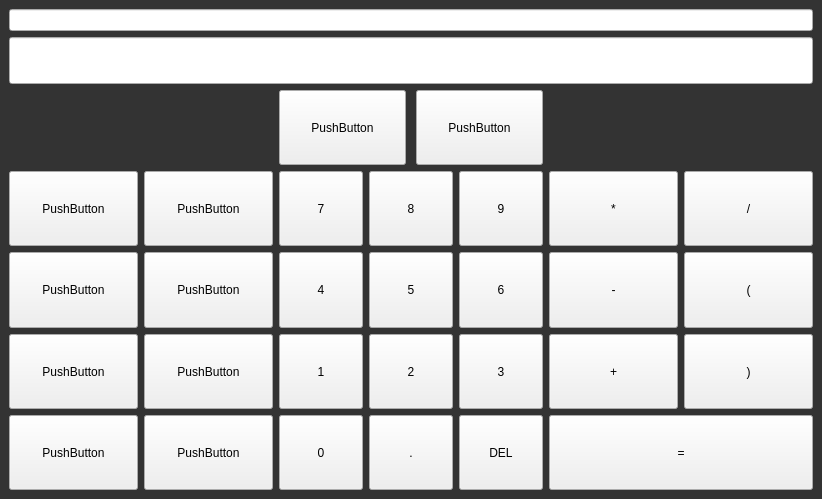
<?xml version="1.0" encoding="UTF-8"?>
<ui version="4.0">
 <class>MainWindow</class>
 <widget class="QMainWindow" name="MainWindow">
  <property name="geometry">
   <rect>
    <x>0</x>
    <y>0</y>
    <width>822</width>
    <height>499</height>
   </rect>
  </property>
  <property name="sizePolicy">
   <sizepolicy hsizetype="Preferred" vsizetype="Preferred">
    <horstretch>0</horstretch>
    <verstretch>0</verstretch>
   </sizepolicy>
  </property>
  <property name="windowTitle">
   <string>MainWindow</string>
  </property>
  <property name="autoFillBackground">
   <bool>false</bool>
  </property>
  <property name="styleSheet">
   <string notr="true">QMainWindow {
    background: #333;

    }
</string>
  </property>
  <widget class="QWidget" name="centralwidget">
   <layout class="QGridLayout" name="gridLayout_14">
    <item row="0" column="0" colspan="3">
     <layout class="QVBoxLayout" name="verticalLayout">
      <item>
       <widget class="QLineEdit" name="lineEdit_2">
        <property name="sizePolicy">
         <sizepolicy hsizetype="Expanding" vsizetype="Fixed">
          <horstretch>0</horstretch>
          <verstretch>0</verstretch>
         </sizepolicy>
        </property>
       </widget>
      </item>
      <item>
       <widget class="QLineEdit" name="lineEdit">
        <property name="sizePolicy">
         <sizepolicy hsizetype="Expanding" vsizetype="Preferred">
          <horstretch>0</horstretch>
          <verstretch>0</verstretch>
         </sizepolicy>
        </property>
       </widget>
      </item>
     </layout>
    </item>
    <item row="3" column="0">
     <layout class="QGridLayout" name="gridLayout_12">
      <item row="0" column="0">
       <widget class="QPushButton" name="pushButton_33">
        <property name="sizePolicy">
         <sizepolicy hsizetype="Minimum" vsizetype="Preferred">
          <horstretch>0</horstretch>
          <verstretch>0</verstretch>
         </sizepolicy>
        </property>
        <property name="text">
         <string>PushButton</string>
        </property>
       </widget>
      </item>
      <item row="0" column="1">
       <widget class="QPushButton" name="pushButton_34">
        <property name="sizePolicy">
         <sizepolicy hsizetype="Minimum" vsizetype="Preferred">
          <horstretch>0</horstretch>
          <verstretch>0</verstretch>
         </sizepolicy>
        </property>
        <property name="text">
         <string>PushButton</string>
        </property>
       </widget>
      </item>
     </layout>
    </item>
    <item row="3" column="1">
     <layout class="QHBoxLayout" name="horizontalLayout">
      <item>
       <widget class="QPushButton" name="pushButton">
        <property name="sizePolicy">
         <sizepolicy hsizetype="Preferred" vsizetype="Preferred">
          <horstretch>0</horstretch>
          <verstretch>0</verstretch>
         </sizepolicy>
        </property>
        <property name="text">
         <string>7</string>
        </property>
       </widget>
      </item>
      <item>
       <widget class="QPushButton" name="pushButton_2">
        <property name="sizePolicy">
         <sizepolicy hsizetype="Preferred" vsizetype="Preferred">
          <horstretch>0</horstretch>
          <verstretch>0</verstretch>
         </sizepolicy>
        </property>
        <property name="text">
         <string>8</string>
        </property>
       </widget>
      </item>
      <item>
       <widget class="QPushButton" name="pushButton_3">
        <property name="sizePolicy">
         <sizepolicy hsizetype="Preferred" vsizetype="Preferred">
          <horstretch>0</horstretch>
          <verstretch>0</verstretch>
         </sizepolicy>
        </property>
        <property name="text">
         <string>9</string>
        </property>
       </widget>
      </item>
     </layout>
    </item>
    <item row="3" column="2">
     <layout class="QGridLayout" name="gridLayout_2">
      <item row="0" column="0">
       <widget class="QPushButton" name="pushButton_13">
        <property name="sizePolicy">
         <sizepolicy hsizetype="Minimum" vsizetype="Preferred">
          <horstretch>0</horstretch>
          <verstretch>0</verstretch>
         </sizepolicy>
        </property>
        <property name="text">
         <string>*</string>
        </property>
       </widget>
      </item>
      <item row="0" column="1">
       <widget class="QPushButton" name="pushButton_14">
        <property name="sizePolicy">
         <sizepolicy hsizetype="Minimum" vsizetype="Preferred">
          <horstretch>0</horstretch>
          <verstretch>0</verstretch>
         </sizepolicy>
        </property>
        <property name="text">
         <string>/</string>
        </property>
       </widget>
      </item>
     </layout>
    </item>
    <item row="4" column="0">
     <layout class="QGridLayout" name="gridLayout_10">
      <item row="0" column="0">
       <widget class="QPushButton" name="pushButton_29">
        <property name="sizePolicy">
         <sizepolicy hsizetype="Minimum" vsizetype="Preferred">
          <horstretch>0</horstretch>
          <verstretch>0</verstretch>
         </sizepolicy>
        </property>
        <property name="text">
         <string>PushButton</string>
        </property>
       </widget>
      </item>
      <item row="0" column="1">
       <widget class="QPushButton" name="pushButton_30">
        <property name="sizePolicy">
         <sizepolicy hsizetype="Minimum" vsizetype="Preferred">
          <horstretch>0</horstretch>
          <verstretch>0</verstretch>
         </sizepolicy>
        </property>
        <property name="text">
         <string>PushButton</string>
        </property>
       </widget>
      </item>
     </layout>
    </item>
    <item row="4" column="1">
     <layout class="QHBoxLayout" name="horizontalLayout_2">
      <item>
       <widget class="QPushButton" name="pushButton_4">
        <property name="sizePolicy">
         <sizepolicy hsizetype="Preferred" vsizetype="Preferred">
          <horstretch>0</horstretch>
          <verstretch>0</verstretch>
         </sizepolicy>
        </property>
        <property name="text">
         <string>4</string>
        </property>
       </widget>
      </item>
      <item>
       <widget class="QPushButton" name="pushButton_6">
        <property name="sizePolicy">
         <sizepolicy hsizetype="Preferred" vsizetype="Preferred">
          <horstretch>0</horstretch>
          <verstretch>0</verstretch>
         </sizepolicy>
        </property>
        <property name="text">
         <string>5</string>
        </property>
       </widget>
      </item>
      <item>
       <widget class="QPushButton" name="pushButton_5">
        <property name="sizePolicy">
         <sizepolicy hsizetype="Preferred" vsizetype="Preferred">
          <horstretch>0</horstretch>
          <verstretch>0</verstretch>
         </sizepolicy>
        </property>
        <property name="text">
         <string>6</string>
        </property>
       </widget>
      </item>
     </layout>
    </item>
    <item row="4" column="2">
     <layout class="QGridLayout" name="gridLayout_3">
      <item row="0" column="0">
       <widget class="QPushButton" name="pushButton_15">
        <property name="sizePolicy">
         <sizepolicy hsizetype="Minimum" vsizetype="Preferred">
          <horstretch>0</horstretch>
          <verstretch>0</verstretch>
         </sizepolicy>
        </property>
        <property name="text">
         <string>-</string>
        </property>
       </widget>
      </item>
      <item row="0" column="1">
       <widget class="QPushButton" name="pushButton_16">
        <property name="sizePolicy">
         <sizepolicy hsizetype="Minimum" vsizetype="Preferred">
          <horstretch>0</horstretch>
          <verstretch>0</verstretch>
         </sizepolicy>
        </property>
        <property name="text">
         <string>(</string>
        </property>
       </widget>
      </item>
     </layout>
    </item>
    <item row="5" column="0">
     <layout class="QGridLayout" name="gridLayout_11">
      <item row="0" column="0">
       <widget class="QPushButton" name="pushButton_31">
        <property name="sizePolicy">
         <sizepolicy hsizetype="Minimum" vsizetype="Preferred">
          <horstretch>0</horstretch>
          <verstretch>0</verstretch>
         </sizepolicy>
        </property>
        <property name="text">
         <string>PushButton</string>
        </property>
       </widget>
      </item>
      <item row="0" column="1">
       <widget class="QPushButton" name="pushButton_32">
        <property name="sizePolicy">
         <sizepolicy hsizetype="Minimum" vsizetype="Preferred">
          <horstretch>0</horstretch>
          <verstretch>0</verstretch>
         </sizepolicy>
        </property>
        <property name="text">
         <string>PushButton</string>
        </property>
       </widget>
      </item>
     </layout>
    </item>
    <item row="5" column="1">
     <layout class="QHBoxLayout" name="horizontalLayout_3">
      <item>
       <widget class="QPushButton" name="pushButton_7">
        <property name="sizePolicy">
         <sizepolicy hsizetype="Preferred" vsizetype="Preferred">
          <horstretch>0</horstretch>
          <verstretch>0</verstretch>
         </sizepolicy>
        </property>
        <property name="text">
         <string>1</string>
        </property>
       </widget>
      </item>
      <item>
       <widget class="QPushButton" name="pushButton_8">
        <property name="sizePolicy">
         <sizepolicy hsizetype="Preferred" vsizetype="Preferred">
          <horstretch>0</horstretch>
          <verstretch>0</verstretch>
         </sizepolicy>
        </property>
        <property name="text">
         <string>2</string>
        </property>
       </widget>
      </item>
      <item>
       <widget class="QPushButton" name="pushButton_9">
        <property name="sizePolicy">
         <sizepolicy hsizetype="Preferred" vsizetype="Preferred">
          <horstretch>0</horstretch>
          <verstretch>0</verstretch>
         </sizepolicy>
        </property>
        <property name="text">
         <string>3</string>
        </property>
       </widget>
      </item>
     </layout>
    </item>
    <item row="5" column="2">
     <layout class="QGridLayout" name="gridLayout_4">
      <item row="0" column="0">
       <widget class="QPushButton" name="pushButton_17">
        <property name="sizePolicy">
         <sizepolicy hsizetype="Minimum" vsizetype="Preferred">
          <horstretch>0</horstretch>
          <verstretch>0</verstretch>
         </sizepolicy>
        </property>
        <property name="text">
         <string>+</string>
        </property>
       </widget>
      </item>
      <item row="0" column="1">
       <widget class="QPushButton" name="pushButton_18">
        <property name="sizePolicy">
         <sizepolicy hsizetype="Minimum" vsizetype="Preferred">
          <horstretch>0</horstretch>
          <verstretch>0</verstretch>
         </sizepolicy>
        </property>
        <property name="text">
         <string>)</string>
        </property>
       </widget>
      </item>
     </layout>
    </item>
    <item row="6" column="0">
     <layout class="QGridLayout" name="gridLayout_13">
      <item row="0" column="0">
       <widget class="QPushButton" name="pushButton_35">
        <property name="sizePolicy">
         <sizepolicy hsizetype="Minimum" vsizetype="Preferred">
          <horstretch>0</horstretch>
          <verstretch>0</verstretch>
         </sizepolicy>
        </property>
        <property name="text">
         <string>PushButton</string>
        </property>
       </widget>
      </item>
      <item row="0" column="1">
       <widget class="QPushButton" name="pushButton_36">
        <property name="sizePolicy">
         <sizepolicy hsizetype="Minimum" vsizetype="Preferred">
          <horstretch>0</horstretch>
          <verstretch>0</verstretch>
         </sizepolicy>
        </property>
        <property name="text">
         <string>PushButton</string>
        </property>
       </widget>
      </item>
     </layout>
    </item>
    <item row="6" column="1">
     <layout class="QGridLayout" name="gridLayout">
      <item row="0" column="0">
       <widget class="QPushButton" name="pushButton_11">
        <property name="sizePolicy">
         <sizepolicy hsizetype="Minimum" vsizetype="Preferred">
          <horstretch>0</horstretch>
          <verstretch>0</verstretch>
         </sizepolicy>
        </property>
        <property name="text">
         <string>0</string>
        </property>
       </widget>
      </item>
      <item row="0" column="1">
       <widget class="QPushButton" name="pushButton_12">
        <property name="sizePolicy">
         <sizepolicy hsizetype="Minimum" vsizetype="Preferred">
          <horstretch>0</horstretch>
          <verstretch>0</verstretch>
         </sizepolicy>
        </property>
        <property name="text">
         <string>.</string>
        </property>
       </widget>
      </item>
      <item row="0" column="2">
       <widget class="QPushButton" name="pushButton_10">
        <property name="sizePolicy">
         <sizepolicy hsizetype="Minimum" vsizetype="Preferred">
          <horstretch>0</horstretch>
          <verstretch>0</verstretch>
         </sizepolicy>
        </property>
        <property name="text">
         <string>DEL</string>
        </property>
       </widget>
      </item>
     </layout>
    </item>
    <item row="6" column="2">
     <layout class="QGridLayout" name="gridLayout_5">
      <item row="0" column="0">
       <widget class="QPushButton" name="pushButton_19">
        <property name="sizePolicy">
         <sizepolicy hsizetype="Minimum" vsizetype="Preferred">
          <horstretch>0</horstretch>
          <verstretch>0</verstretch>
         </sizepolicy>
        </property>
        <property name="text">
         <string>=</string>
        </property>
       </widget>
      </item>
     </layout>
    </item>
    <item row="1" column="2">
     <spacer name="horizontalSpacer">
      <property name="orientation">
       <enum>Qt::Horizontal</enum>
      </property>
      <property name="sizeType">
       <enum>QSizePolicy::Minimum</enum>
      </property>
      <property name="sizeHint" stdset="0">
       <size>
        <width>250</width>
        <height>20</height>
       </size>
      </property>
     </spacer>
    </item>
    <item row="1" column="0">
     <spacer name="horizontalSpacer_2">
      <property name="orientation">
       <enum>Qt::Horizontal</enum>
      </property>
      <property name="sizeType">
       <enum>QSizePolicy::Minimum</enum>
      </property>
      <property name="sizeHint" stdset="0">
       <size>
        <width>250</width>
        <height>20</height>
       </size>
      </property>
     </spacer>
    </item>
    <item row="1" column="1">
     <layout class="QHBoxLayout" name="horizontalLayout_4">
      <property name="spacing">
       <number>10</number>
      </property>
      <property name="leftMargin">
       <number>0</number>
      </property>
      <item>
       <widget class="QPushButton" name="pushButton_37">
        <property name="sizePolicy">
         <sizepolicy hsizetype="Minimum" vsizetype="Preferred">
          <horstretch>0</horstretch>
          <verstretch>0</verstretch>
         </sizepolicy>
        </property>
        <property name="text">
         <string>PushButton</string>
        </property>
       </widget>
      </item>
      <item>
       <widget class="QPushButton" name="pushButton_38">
        <property name="sizePolicy">
         <sizepolicy hsizetype="Minimum" vsizetype="Preferred">
          <horstretch>0</horstretch>
          <verstretch>0</verstretch>
         </sizepolicy>
        </property>
        <property name="text">
         <string>PushButton</string>
        </property>
       </widget>
      </item>
     </layout>
    </item>
   </layout>
  </widget>
 </widget>
 <resources/>
 <connections/>
</ui>
